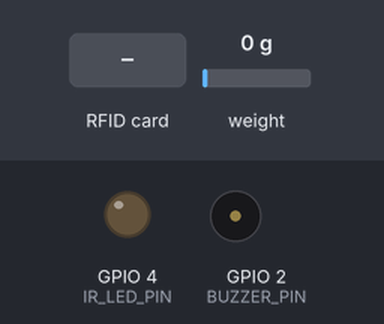
A sketch run on a simulated ESP32. Parts: output pins drawn as LEDs (lit = HIGH), buzzer (waves = sounding, pin HIGH). The inputs (shaded band) are chosen by the test bench; at power-on: weight on the scale 0 g. WiFi joins after 1.5 s; servers stay silent unless stated; uploads are accepted with an empty reply; what the sketch prints to the serial monitor is not drawn.

Above: at 4.7 s.
4.8 s: RFID card A1 B2 C3 D4 held to the reader
At 4.9 s:
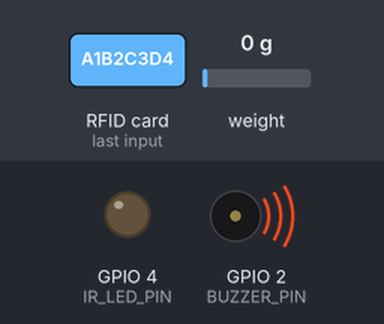
7.8 s: RFID card B2 C3 D4 E5 held to the reader
At 9.9 s:
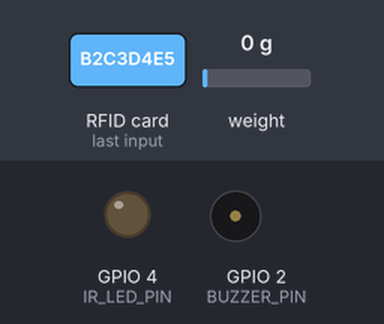
10.5 s: RFID card C3 D4 E5 F6 held to the reader
At 12.83 s:
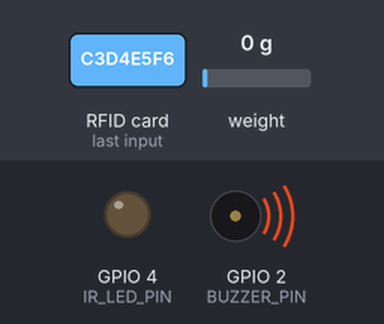
Timing chart, 0 to 14.4 s (numbered marks = the images above; inputs shaded):
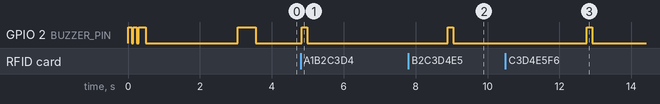

Measured:
- after the input at 4.8 s, GPIO 2 (BUZZER_PIN): LOW → HIGH at once, → LOW 0.15 s later
- after the input at 7.8 s, GPIO 2 (BUZZER_PIN): LOW → HIGH after 1.1 s, → LOW 0.15 s later
- after the input at 10.5 s, GPIO 2 (BUZZER_PIN): LOW → HIGH after 2.3 s, → LOW 0.15 s later

The sketch:

smart_pantry.ino
```cpp
#include <SPI.h>
#include <MFRC522.h>
#include <HX711.h>
#include <WiFi.h>
#include <HTTPClient.h>
#include <WebServer.h>
#include <ArduinoJson.h>

// ============================================================
//  PIN DEFINITIONS
// ============================================================
#define SS_PIN           5    // RC522 SDA/SS
#define RST_PIN          22   // RC522 RST
#define DOUT_PIN         16   // HX711 Data Out
#define CLK_PIN          17   // HX711 Clock
#define IR_LED_PIN       4    // IR LED (via NPN transistor)
#define BUZZER_PIN       2    // Buzzer (Beeps on scan/startup)

// SPI Pins
#define SCK_PIN          18
#define MISO_PIN         19
#define MOSI_PIN         23

// ============================================================
//  CALIBRATION
// ============================================================
#define CALIBRATION_FACTOR  2280.0f   // Adjust for your load cell

// ============================================================
//  WIFI & SERVER CONFIGURATION
// ============================================================
const char* ssid      = "JioFiber-u8pNk";
const char* password  = "uiqu7phoolahDab3";
const char* postURL   = "http://192.168.29.22:5000/update-weight";
const char* signalURL = "http://192.168.29.22:5000/cooking-signal";

// ============================================================
//  RFID → INGREDIENT MAP
// ============================================================
struct TagMap {
  const char* uid;
  const char* ingredient;
};

TagMap tags[] = {
  { "A1B2C3D4", "Rice"      },
  { "B2C3D4E5", "Milk"      },
  { "C3D4E5F6", "Flour"     },
  { "D4E5F6A1", "Sugar"     },
  { "E5F6A1B2", "Olive Oil" },
  { "F6A1B2C3", "Butter"    },
};
const int TAG_COUNT = sizeof(tags) / sizeof(tags[0]);

// ============================================================
//  OBJECT INSTANCES
// ============================================================
MFRC522 rfid(SS_PIN, RST_PIN);
HX711   scale;
WebServer debugServer(80);

// ============================================================
//  GLOBALS
// ============================================================
String lastScannedUID = "None";
String lastIngredient = "None";
float  lastWeight     = 0.0;
bool   wifiConnected  = false;

// Timing
unsigned long lastSignalCheck  = 0;
const unsigned long SIGNAL_INTERVAL = 5000;   // 5 seconds
const unsigned long WIFI_RETRY_MS   = 10000;  // 10 seconds between reconnect attempts
unsigned long lastWifiRetry = 0;

// ============================================================
//  HELPERS & FEEDBACK
// ============================================================

void beep(int ms) {
  digitalWrite(BUZZER_PIN, HIGH);
  delay(ms);
  digitalWrite(BUZZER_PIN, LOW);
}

void startupMelody() {
  beep(100); delay(50);
  beep(100); delay(50);
  beep(200);
}

String uidToString(MFRC522::Uid uid) {
  String result = "";
  for (byte i = 0; i < uid.size; i++) {
    if (uid.uidByte[i] < 0x10) result += "0";
    result += String(uid.uidByte[i], HEX);
  }
  result.toUpperCase();
  return result;
}

const char* lookupIngredient(const String& uid) {
  for (int i = 0; i < TAG_COUNT; i++) {
    if (uid.equals(tags[i].uid)) return tags[i].ingredient;
  }
  return nullptr;
}

// ============================================================
//  WEB SERVER (DEBUG OUTPUT)
// ============================================================

void handleRoot() {
  String html = "<!DOCTYPE html><html><head><meta http-equiv='refresh' content='3'>";
  html += "<style>body{font-family:sans-serif; text-align:center; background:#f4f4f9; padding:20px;}";
  html += ".card{background:white; padding:20px; border-radius:10px; box-shadow:0 2px 10px rgba(0,0,0,0.1); display:inline-block;}";
  html += "h1{color:#2c3e50;} .val{font-size:1.5em; font-weight:bold; color:#e67e22;}</style></head><body>";
  html += "<h1>Smart Pantry ESP32 Debug</h1>";
  html += "<div class='card'>";
  html += "<h3>WiFi Status: <span style='color:" + String(wifiConnected ? "green" : "red") + "'>" + (wifiConnected ? "Connected" : "Disconnected") + "</span></h3>";
  html += "<p><b>IP Address:</b> " + WiFi.localIP().toString() + "</p>";
  html += "<hr>";
  html += "<p><b>Last RFID Scanned:</b> <br><span class='val'>" + lastScannedUID + "</span></p>";
  html += "<p><b>Identified As:</b> <br><span class='val'>" + lastIngredient + "</span></p>";
  html += "<p><b>Last Weight:</b> <br><span class='val'>" + String(lastWeight, 1) + "g</span></p>";
  html += "</div></body></html>";
  debugServer.send(200, "text/html", html);
}

// ============================================================
//  WIFI MANAGEMENT
// ============================================================

void connectWiFi() {
  Serial.print("[WiFi] Connecting to ");
  Serial.println(ssid);
  WiFi.mode(WIFI_STA);
  WiFi.begin(ssid, password);

  // Non-blocking wait for initial connection (15s)
  unsigned long t = millis();
  while (WiFi.status() != WL_CONNECTED && millis() - t < 15000) {
    delay(500);
    Serial.print(".");
  }

  if (WiFi.status() == WL_CONNECTED) {
    wifiConnected = true;
    Serial.println("\n[WiFi] Connected! IP: " + WiFi.localIP().toString());
    beep(500); // Single long beep for success
  } else {
    wifiConnected = false;
    Serial.println("\n[WiFi] Initial connection failed.");
  }
}

bool ensureWiFi() {
  if (WiFi.status() == WL_CONNECTED) {
    wifiConnected = true;
    return true;
  }

  wifiConnected = false;
  unsigned long now = millis();
  if (now - lastWifiRetry < WIFI_RETRY_MS) return false;
  lastWifiRetry = now;

  Serial.println("[WiFi] Reconnecting...");
  WiFi.begin(ssid, password);
  return false;
}

// ============================================================
//  HTTP TASKS
// ============================================================

void postWeightToServer(const String& rfidUid, const char* ingredient, float weight) {
  if (!ensureWiFi()) return;

  StaticJsonDocument<200> doc;
  doc["rfid_uid"]   = rfidUid;
  doc["ingredient"] = ingredient;
  doc["weight"]     = (int)weight;

  String jsonPayload;
  serializeJson(doc, jsonPayload);

  HTTPClient http;
  http.begin(postURL);
  http.addHeader("Content-Type", "application/json");
  http.setTimeout(5000);

  int httpCode = http.POST(jsonPayload);
  if (httpCode == 200) {
    Serial.println("[HTTP] Weight updated successfully.");
  } else {
    Serial.printf("[HTTP] POST failed, code: %d\n", httpCode);
  }
  http.end();
}

void checkCookingSignal() {
  if (!ensureWiFi()) return;

  HTTPClient http;
  http.begin(signalURL);
  http.setTimeout(4000);
  int httpCode = http.GET();

  if (httpCode == 200) {
    String payload = http.getString();
    DynamicJsonDocument doc(512);
    deserializeJson(doc, payload);

    if (doc["pending"] | false) {
      const char* recipe = doc["recipe"] | "Recipe";
      JsonArray steps = doc["steps"].as<JsonArray>();

      Serial.println("[Signal] Received cooking signal: " + String(recipe));
      beep(100); delay(50); beep(100); // Double beep for signal

      for (JsonVariant v : steps) {
        Serial.println("[IR] Firing signal for: " + v.as<String>());
        digitalWrite(IR_LED_PIN, HIGH);
        delay(1000);
        digitalWrite(IR_LED_PIN, LOW);
        delay(500);
      }
    }
  }
  http.end();
}

// ============================================================
//  CORE LOGIC
// ============================================================

void handleRFIDScan() {
  if (!rfid.PICC_IsNewCardPresent()) return;
  if (!rfid.PICC_ReadCardSerial())   return;

  // 🔊 Instant beep on detection to confirm hardware is working!
  beep(150);

  String uidStr = uidToString(rfid.uid);
  lastScannedUID = uidStr;

  const char* ingredient = lookupIngredient(uidStr);
  lastIngredient = (ingredient != nullptr) ? ingredient : "Unknown Tag";

  Serial.println("[RFID] Scanned: " + uidStr + " (" + lastIngredient + ")");

  // Scale read
  delay(1000);
  float weight = 0.0f;
  if (scale.is_ready()) {
    weight = scale.get_units(5);
    if (weight < 0) weight = 0.0f;
  }
  lastWeight = weight;
  Serial.printf("[Scale] Weight: %.1fg\n", weight);

  if (ingredient != nullptr) {
    postWeightToServer(uidStr, ingredient, weight);
  }

  rfid.PICC_HaltA();
  rfid.PCD_StopCrypto1();
  delay(2000); // Prevent spamming
}

// ============================================================
//  MAIN
// ============================================================

void setup() {
  Serial.begin(115200);
  pinMode(BUZZER_PIN, OUTPUT);
  pinMode(IR_LED_PIN, OUTPUT);
  digitalWrite(BUZZER_PIN, LOW);
  digitalWrite(IR_LED_PIN, LOW);

  // Initial feedback: Confirm buzzer works!
  startupMelody();
  Serial.println("\n[System] Starting...");

  // RFID Setup with explicit SPI pins
  SPI.begin(SCK_PIN, MISO_PIN, MOSI_PIN, SS_PIN);
  rfid.PCD_Init();
  Serial.println("[RFID] Initialized");

  // Scale Setup
  scale.begin(DOUT_PIN, CLK_PIN);
  scale.set_scale(CALIBRATION_FACTOR);
  scale.tare();
  Serial.println("[Scale] Initialized and Tared");

  // WiFi Setup
  connectWiFi();

  // Debug Web Server
  debugServer.on("/", handleRoot);
  debugServer.begin();
  Serial.println("[System] Debug server started at port 80");

  Serial.println("[System] Setup complete.");
}

void loop() {
  debugServer.handleClient();
  handleRFIDScan();

  unsigned long now = millis();
  if (now - lastSignalCheck >= SIGNAL_INTERVAL) {
    lastSignalCheck = now;
    checkCookingSignal();
  }

  ensureWiFi(); // Background check
  delay(10);
}
```
